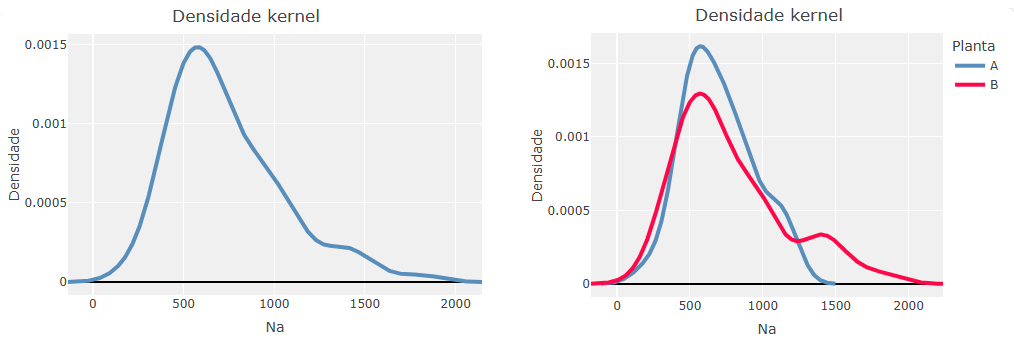

Here is the R script that generated this plot:
library(plotly)

# Dados
Planta = c("A", "A", "A", "A", "A", "A", "A", "A", "A", "A", "B", "B", "B", "B", "B", "B", "B", "B", "B", "B", "A", "A", "A", "A", "A", "A", "A", "A", "B", "B", "B", "B", "B", "B", "B", "B", "B", "B", "A", "A", "A", "A", "A", "A", "B", "B", "B", "B", "B", "B", "A", "A", "A", "A", "A", "A", "A", "A", "B", "B", "B", "B", "B", "B", "B", "B", "B", "B", "A", "A", "A", "A", "A", "A", "A", "A", "A", "A", "B", "B", "B", "B", "B", "B", "B", "B", "B", "B")
Na = c(351, 196, 368, 500, 473, 559, 939, 785, 474, 469, 436, 365, 674, 771, 578, 694, 406, 956, 992, 1372, 591, 529, 533, 511, 438, 491, 469, 576, 377, 518, 621, 394, 998, 705, 482, 968, 1565, 1350, 892, 724, 819, 1099, 915, 894, 419, 815, 245, 413, 697, 633, 1194, 1011, 747, 722, 882, 702, 670, 589, 512, 554, 1813, 1400, 565, 493, 921, 665, 1092, 923, 627, 695, 705, 595, 608, 769, 1132, 1162, 1091, 811, 874, 739, 1479, 1378, 580, 380, 585, 607, 1039, 626)
dados = data.frame(Planta, Na)

# Atributos dos eixos
ax = list(title = 'Na',
          zerolinecolor = 'rgb(255, 255, 255)',
          zerolinewidth = 2,
          gridcolor = 'rgb(255, 255, 255)'
          )
ay = list(title = 'Densidade',
          zerolinecolor = 'rgb(0, 0, 0)',
          zerolinewidth = 2,
          gridcolor = 'rgb(255, 255, 255)'
          )

# Densidade kernel: 1 variavel
fit = density(x = dados$Na, bw = "nrd0", kernel = "gaussian") # Silverman’s 'rule of thumb'
plot_ly(x = fit$x,
        y = fit$y,
        type = "scatter",
        mode = "lines",
        line = list(color = "#588ebb", width = 4)
        ) %>%
layout(plot_bgcolor = 'rgb(240, 240, 240)',
       title = "Densidade kernel",
       xaxis = ax,
       yaxis = ay
       )

# Densidade kernel: por variavel de segmentacao
value = dados$Na
categ = dados$Planta
grupo = unique(categ)
cores = c("#588ebb", "#ff084a") # Dois grupos
fit = list()
for(i in 1:length(grupo)) fit[[i]] = density(x = value[which(categ == grupo[i])], bw = "nrd0", kernel = "gaussian") # Silverman’s 'rule of thumb'
p <- plot_ly()
for(i in 1:length(grupo)){
 p <- add_trace(p,
                x = fit[[i]]$x,
                y = fit[[i]]$y,
                name = grupo[i],
                type = 'scatter',
                mode = 'lines',
                line = list(color = cores[i], width = 4)
                )
}
p %>%
layout(plot_bgcolor = 'rgb(240, 240, 240)',
       title = list(text = "Densidade kernel"),
       legend = list(title = list(text = "Planta")),
       xaxis = ax,
       yaxis = ay
       )
